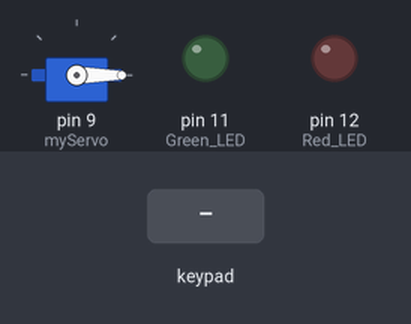
Bench run of a sketch on a simulated Arduino Uno, built with avr-gcc and run on an emulated ATmega328P. Shown: servo, output pins drawn as LEDs (lit = HIGH). Inputs (shaded band) come from the test bench. What the sketch prints to the serial monitor is not drawn.

Above: at 1.2 s.
1.3 s: keypad keys 1 2 3 4 pressed 0.4 s apart
At 3.6 s:
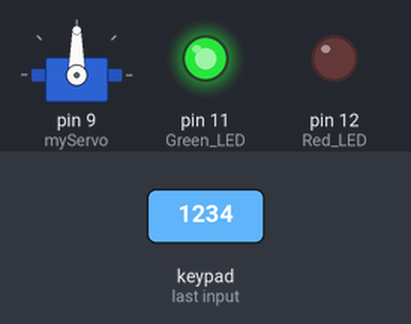
5.9 s: keypad keys 2 3 4 5 pressed 0.4 s apart
At 8.5 s:
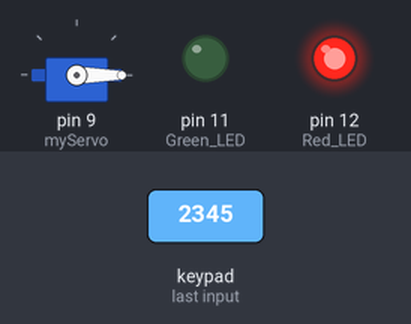
10.5 s: keypad keys 6 7 8 1 0 # pressed 0.4 s apart
At 14.5 s:
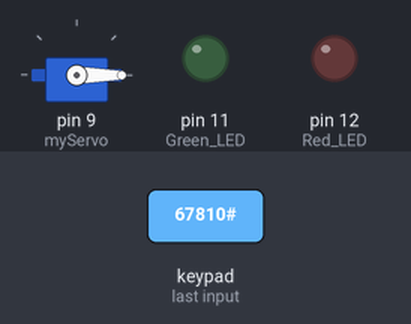
Timing chart, 0 to 16.0 s (numbered marks = the images above; inputs shaded):
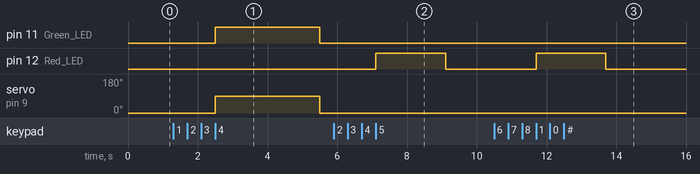

The sketch:

bodacious_hillar1__1_.ino
```cpp
#include <Keypad.h>
#include <Servo.h>

// --- Keypad Configuration ---
const byte ROWS = 4;
const byte COLS = 4;
char keys[ROWS][COLS] = {
  {'1','2','3','A'},
  {'4','5','6','B'},
  {'7','8','9','C'},
  {'*','0','#','D'}
};

byte rowPins[ROWS] = {2, 3, 4, 5};
byte colPins[COLS] = {6, 7, 8, 10};

Keypad keypad = Keypad(makeKeymap(keys), rowPins, colPins, ROWS, COLS);

// --- Component Setup ---
Servo myServo;
const String password = "1234";
String enteredCode = "";

void setup() {
  Serial.begin(9600); // Initialize Serial Monitor
  myServo.attach(9);
  myServo.write(0); // Ensure locked position

  pinMode(11, OUTPUT); // Green LED
  pinMode(12, OUTPUT); // Red LED

  Serial.println("--- Intelligent Access Node Active ---");
  Serial.println("Please enter your 4-digit PIN:");
}

void loop() {
  char key = keypad.getKey();

  if (key) {
    enteredCode += key;
    Serial.print("*"); // Print asterisk for security

    if (enteredCode.length() == 4) {
      Serial.println(); // New line after 4 digits
      checkPassword();
    }
  }
}

void checkPassword() {
  if (enteredCode == password) {
    Serial.println("STATUS: Access Granted!");
    digitalWrite(11, HIGH); // Green ON
    myServo.write(90);      // Unlock
    delay(3000);            // Wait 3 seconds
    digitalWrite(11, LOW);
    myServo.write(0);       // Relock
    Serial.println("STATUS: Node Relocked.");
  } else {
    Serial.println("STATUS: Invalid Password! Try again.");
    digitalWrite(12, HIGH); // Red ON
    delay(2000);
    digitalWrite(12, LOW);
  }

  enteredCode = ""; // Reset for next attempt
  Serial.println("\nEnter PIN:");
}
```

Measured:
- after the input at 1.3 s, pin 11 (Green_LED): LOW → HIGH after 1.2 s, → LOW 3.0 s later; servo on pin 9 (myServo): 0° → 90° after 1.2 s, → 0° 3.0 s later
- after the input at 5.9 s, pin 12 (Red_LED): LOW → HIGH after 1.2 s, → LOW 2.0 s later
- after the input at 10.5 s, pin 12 (Red_LED): LOW → HIGH after 1.2 s, → LOW 2.0 s later
